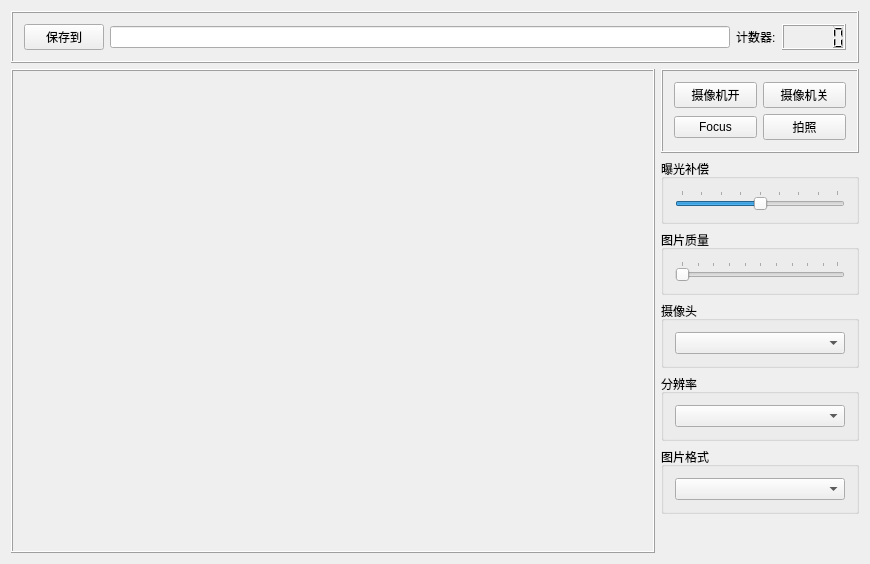
<?xml version="1.0" encoding="UTF-8"?>
<ui version="4.0">
 <class>CameraView</class>
 <widget class="QWidget" name="CameraView">
  <property name="geometry">
   <rect>
    <x>0</x>
    <y>0</y>
    <width>858</width>
    <height>553</height>
   </rect>
  </property>
  <property name="windowTitle">
   <string>相机</string>
  </property>
  <layout class="QGridLayout" name="gridLayout_6">
   <item row="1" column="1">
    <widget class="QFrame" name="frame">
     <property name="maximumSize">
      <size>
       <width>200</width>
       <height>16777215</height>
      </size>
     </property>
     <property name="frameShape">
      <enum>QFrame::Box</enum>
     </property>
     <property name="frameShadow">
      <enum>QFrame::Raised</enum>
     </property>
     <layout class="QGridLayout" name="gridLayout">
      <item row="0" column="0">
       <widget class="QPushButton" name="pushButton_CameraOn">
        <property name="minimumSize">
         <size>
          <width>0</width>
          <height>0</height>
         </size>
        </property>
        <property name="maximumSize">
         <size>
          <width>16777215</width>
          <height>16777215</height>
         </size>
        </property>
        <property name="text">
         <string>摄像机开</string>
        </property>
       </widget>
      </item>
      <item row="0" column="1">
       <widget class="QPushButton" name="pushButton_CameraOff">
        <property name="enabled">
         <bool>true</bool>
        </property>
        <property name="minimumSize">
         <size>
          <width>0</width>
          <height>0</height>
         </size>
        </property>
        <property name="maximumSize">
         <size>
          <width>16777215</width>
          <height>16777215</height>
         </size>
        </property>
        <property name="text">
         <string>摄像机关</string>
        </property>
       </widget>
      </item>
      <item row="1" column="0">
       <widget class="QPushButton" name="pushButton_Focus">
        <property name="enabled">
         <bool>true</bool>
        </property>
        <property name="minimumSize">
         <size>
          <width>0</width>
          <height>0</height>
         </size>
        </property>
        <property name="maximumSize">
         <size>
          <width>16777215</width>
          <height>16777215</height>
         </size>
        </property>
        <property name="text">
         <string>Focus</string>
        </property>
       </widget>
      </item>
      <item row="1" column="1">
       <widget class="QPushButton" name="pushButton_Shot">
        <property name="enabled">
         <bool>true</bool>
        </property>
        <property name="minimumSize">
         <size>
          <width>0</width>
          <height>0</height>
         </size>
        </property>
        <property name="maximumSize">
         <size>
          <width>16777215</width>
          <height>16777215</height>
         </size>
        </property>
        <property name="text">
         <string>拍照</string>
        </property>
       </widget>
      </item>
     </layout>
    </widget>
   </item>
   <item row="2" column="1">
    <widget class="QGroupBox" name="groupBox_2">
     <property name="maximumSize">
      <size>
       <width>200</width>
       <height>16777215</height>
      </size>
     </property>
     <property name="title">
      <string>曝光补偿</string>
     </property>
     <property name="flat">
      <bool>true</bool>
     </property>
     <layout class="QHBoxLayout" name="horizontalLayout">
      <item>
       <widget class="QSlider" name="horizontalSlider_exposureCompensation">
        <property name="enabled">
         <bool>true</bool>
        </property>
        <property name="minimumSize">
         <size>
          <width>170</width>
          <height>0</height>
         </size>
        </property>
        <property name="maximumSize">
         <size>
          <width>170</width>
          <height>16777215</height>
         </size>
        </property>
        <property name="contextMenuPolicy">
         <enum>Qt::NoContextMenu</enum>
        </property>
        <property name="minimum">
         <number>-4</number>
        </property>
        <property name="maximum">
         <number>4</number>
        </property>
        <property name="pageStep">
         <number>2</number>
        </property>
        <property name="orientation">
         <enum>Qt::Horizontal</enum>
        </property>
        <property name="tickPosition">
         <enum>QSlider::TicksAbove</enum>
        </property>
       </widget>
      </item>
     </layout>
    </widget>
   </item>
   <item row="3" column="1">
    <widget class="QGroupBox" name="groupBox_3">
     <property name="maximumSize">
      <size>
       <width>200</width>
       <height>16777215</height>
      </size>
     </property>
     <property name="title">
      <string>图片质量</string>
     </property>
     <property name="flat">
      <bool>true</bool>
     </property>
     <layout class="QHBoxLayout" name="horizontalLayout_2">
      <item>
       <widget class="QSlider" name="horizontalSlider_Quality">
        <property name="enabled">
         <bool>true</bool>
        </property>
        <property name="minimumSize">
         <size>
          <width>170</width>
          <height>0</height>
         </size>
        </property>
        <property name="maximumSize">
         <size>
          <width>170</width>
          <height>16777215</height>
         </size>
        </property>
        <property name="contextMenuPolicy">
         <enum>Qt::NoContextMenu</enum>
        </property>
        <property name="orientation">
         <enum>Qt::Horizontal</enum>
        </property>
        <property name="tickPosition">
         <enum>QSlider::TicksAbove</enum>
        </property>
       </widget>
      </item>
     </layout>
    </widget>
   </item>
   <item row="4" column="1">
    <widget class="QGroupBox" name="groupBox">
     <property name="maximumSize">
      <size>
       <width>200</width>
       <height>16777215</height>
      </size>
     </property>
     <property name="title">
      <string>摄像头</string>
     </property>
     <property name="flat">
      <bool>true</bool>
     </property>
     <property name="checkable">
      <bool>false</bool>
     </property>
     <layout class="QGridLayout" name="gridLayout_2">
      <item row="0" column="0">
       <widget class="QComboBox" name="comboBox_CameraDevice">
        <property name="minimumSize">
         <size>
          <width>170</width>
          <height>0</height>
         </size>
        </property>
        <property name="maximumSize">
         <size>
          <width>170</width>
          <height>16777215</height>
         </size>
        </property>
       </widget>
      </item>
     </layout>
    </widget>
   </item>
   <item row="5" column="1">
    <widget class="QGroupBox" name="groupBox_4">
     <property name="maximumSize">
      <size>
       <width>200</width>
       <height>16777215</height>
      </size>
     </property>
     <property name="title">
      <string>分辨率</string>
     </property>
     <property name="flat">
      <bool>true</bool>
     </property>
     <layout class="QGridLayout" name="gridLayout_3">
      <item row="0" column="0">
       <widget class="QComboBox" name="comboBox_Resolution">
        <property name="minimumSize">
         <size>
          <width>170</width>
          <height>0</height>
         </size>
        </property>
        <property name="maximumSize">
         <size>
          <width>170</width>
          <height>16777215</height>
         </size>
        </property>
       </widget>
      </item>
     </layout>
    </widget>
   </item>
   <item row="6" column="1">
    <widget class="QGroupBox" name="groupBox_5">
     <property name="maximumSize">
      <size>
       <width>200</width>
       <height>16777215</height>
      </size>
     </property>
     <property name="title">
      <string>图片格式</string>
     </property>
     <property name="flat">
      <bool>true</bool>
     </property>
     <layout class="QGridLayout" name="gridLayout_4">
      <item row="0" column="0">
       <widget class="QComboBox" name="comboBox_Codec">
        <property name="minimumSize">
         <size>
          <width>170</width>
          <height>0</height>
         </size>
        </property>
        <property name="maximumSize">
         <size>
          <width>170</width>
          <height>16777215</height>
         </size>
        </property>
       </widget>
      </item>
     </layout>
    </widget>
   </item>
   <item row="7" column="1">
    <spacer name="verticalSpacer">
     <property name="orientation">
      <enum>Qt::Vertical</enum>
     </property>
     <property name="sizeHint" stdset="0">
      <size>
       <width>20</width>
       <height>40</height>
      </size>
     </property>
    </spacer>
   </item>
   <item row="1" column="0" rowspan="7">
    <widget class="QFrame" name="frame_2">
     <property name="frameShape">
      <enum>QFrame::Box</enum>
     </property>
     <property name="frameShadow">
      <enum>QFrame::Raised</enum>
     </property>
     <layout class="QGridLayout" name="gridLayout_5">
      <property name="leftMargin">
       <number>0</number>
      </property>
      <property name="topMargin">
       <number>0</number>
      </property>
      <property name="rightMargin">
       <number>0</number>
      </property>
      <property name="bottomMargin">
       <number>0</number>
      </property>
      <item row="0" column="0">
       <widget class="QCameraViewfinder" name="viewfinder" native="true">
        <property name="minimumSize">
         <size>
          <width>640</width>
          <height>480</height>
         </size>
        </property>
        <property name="autoFillBackground">
         <bool>true</bool>
        </property>
       </widget>
      </item>
     </layout>
    </widget>
   </item>
   <item row="0" column="0" colspan="2">
    <widget class="QFrame" name="frame_4">
     <property name="maximumSize">
      <size>
       <width>16777215</width>
       <height>16777215</height>
      </size>
     </property>
     <property name="frameShape">
      <enum>QFrame::Box</enum>
     </property>
     <property name="frameShadow">
      <enum>QFrame::Raised</enum>
     </property>
     <layout class="QHBoxLayout" name="horizontalLayout_3">
      <item>
       <widget class="QPushButton" name="pushButton_FindSavePath">
        <property name="text">
         <string>保存到</string>
        </property>
       </widget>
      </item>
      <item>
       <widget class="QLineEdit" name="lineEdit_SavePath">
        <property name="readOnly">
         <bool>true</bool>
        </property>
       </widget>
      </item>
      <item>
       <widget class="QLabel" name="label">
        <property name="text">
         <string>计数器:</string>
        </property>
       </widget>
      </item>
      <item>
       <widget class="QLCDNumber" name="lcdNumber"/>
      </item>
     </layout>
    </widget>
   </item>
  </layout>
 </widget>
 <layoutdefault spacing="6" margin="11"/>
 <customwidgets>
  <customwidget>
   <class>QCameraViewfinder</class>
   <extends>QWidget</extends>
   <header>qcameraviewfinder.h</header>
   <container>1</container>
  </customwidget>
 </customwidgets>
 <resources/>
 <connections>
  <connection>
   <sender>pushButton_FindSavePath</sender>
   <signal>clicked()</signal>
   <receiver>CameraView</receiver>
   <slot>OnFindSavePath()</slot>
   <hints>
    <hint type="sourcelabel">
     <x>72</x>
     <y>30</y>
    </hint>
    <hint type="destinationlabel">
     <x>109</x>
     <y>3</y>
    </hint>
   </hints>
  </connection>
  <connection>
   <sender>pushButton_CameraOn</sender>
   <signal>clicked()</signal>
   <receiver>CameraView</receiver>
   <slot>OnCameraPowerOn()</slot>
   <hints>
    <hint type="sourcelabel">
     <x>569</x>
     <y>80</y>
    </hint>
    <hint type="destinationlabel">
     <x>450</x>
     <y>56</y>
    </hint>
   </hints>
  </connection>
  <connection>
   <sender>pushButton_CameraOff</sender>
   <signal>clicked()</signal>
   <receiver>CameraView</receiver>
   <slot>OnCameraPowerOff()</slot>
   <hints>
    <hint type="sourcelabel">
     <x>665</x>
     <y>79</y>
    </hint>
    <hint type="destinationlabel">
     <x>691</x>
     <y>58</y>
    </hint>
   </hints>
  </connection>
  <connection>
   <sender>pushButton_Focus</sender>
   <signal>clicked()</signal>
   <receiver>CameraView</receiver>
   <slot>OnFocus()</slot>
   <hints>
    <hint type="sourcelabel">
     <x>552</x>
     <y>114</y>
    </hint>
    <hint type="destinationlabel">
     <x>504</x>
     <y>103</y>
    </hint>
   </hints>
  </connection>
  <connection>
   <sender>pushButton_Shot</sender>
   <signal>clicked()</signal>
   <receiver>CameraView</receiver>
   <slot>OnShot()</slot>
   <hints>
    <hint type="sourcelabel">
     <x>646</x>
     <y>112</y>
    </hint>
    <hint type="destinationlabel">
     <x>712</x>
     <y>108</y>
    </hint>
   </hints>
  </connection>
  <connection>
   <sender>horizontalSlider_exposureCompensation</sender>
   <signal>valueChanged(int)</signal>
   <receiver>CameraView</receiver>
   <slot>OnValueChanged_ExposureCompensation(int)</slot>
   <hints>
    <hint type="sourcelabel">
     <x>602</x>
     <y>175</y>
    </hint>
    <hint type="destinationlabel">
     <x>506</x>
     <y>171</y>
    </hint>
   </hints>
  </connection>
  <connection>
   <sender>horizontalSlider_Quality</sender>
   <signal>valueChanged(int)</signal>
   <receiver>CameraView</receiver>
   <slot>OnValueChanged_Quality(int)</slot>
   <hints>
    <hint type="sourcelabel">
     <x>556</x>
     <y>251</y>
    </hint>
    <hint type="destinationlabel">
     <x>505</x>
     <y>242</y>
    </hint>
   </hints>
  </connection>
  <connection>
   <sender>comboBox_CameraDevice</sender>
   <signal>currentIndexChanged(QString)</signal>
   <receiver>CameraView</receiver>
   <slot>OnSelectedChanged_CameraDevice(QString)</slot>
   <hints>
    <hint type="sourcelabel">
     <x>548</x>
     <y>309</y>
    </hint>
    <hint type="destinationlabel">
     <x>504</x>
     <y>302</y>
    </hint>
   </hints>
  </connection>
  <connection>
   <sender>comboBox_Resolution</sender>
   <signal>currentIndexChanged(QString)</signal>
   <receiver>CameraView</receiver>
   <slot>OnSelectedChanged_Resolution(QString)</slot>
   <hints>
    <hint type="sourcelabel">
     <x>565</x>
     <y>362</y>
    </hint>
    <hint type="destinationlabel">
     <x>507</x>
     <y>358</y>
    </hint>
   </hints>
  </connection>
  <connection>
   <sender>comboBox_Codec</sender>
   <signal>currentIndexChanged(QString)</signal>
   <receiver>CameraView</receiver>
   <slot>OnSelectedChanged_Codec(QString)</slot>
   <hints>
    <hint type="sourcelabel">
     <x>547</x>
     <y>412</y>
    </hint>
    <hint type="destinationlabel">
     <x>504</x>
     <y>418</y>
    </hint>
   </hints>
  </connection>
 </connections>
 <slots>
  <slot>OnFindSavePath()</slot>
  <slot>OnCameraPowerOn()</slot>
  <slot>OnCameraPowerOff()</slot>
  <slot>OnFocus()</slot>
  <slot>OnShot()</slot>
  <slot>OnValueChanged_ExposureCompensation(int)</slot>
  <slot>OnValueChanged_Quality(int)</slot>
  <slot>OnSelectedChanged_CameraDevice(QString)</slot>
  <slot>OnSelectedChanged_Resolution(QString)</slot>
  <slot>OnSelectedChanged_Codec(QString)</slot>
 </slots>
</ui>
